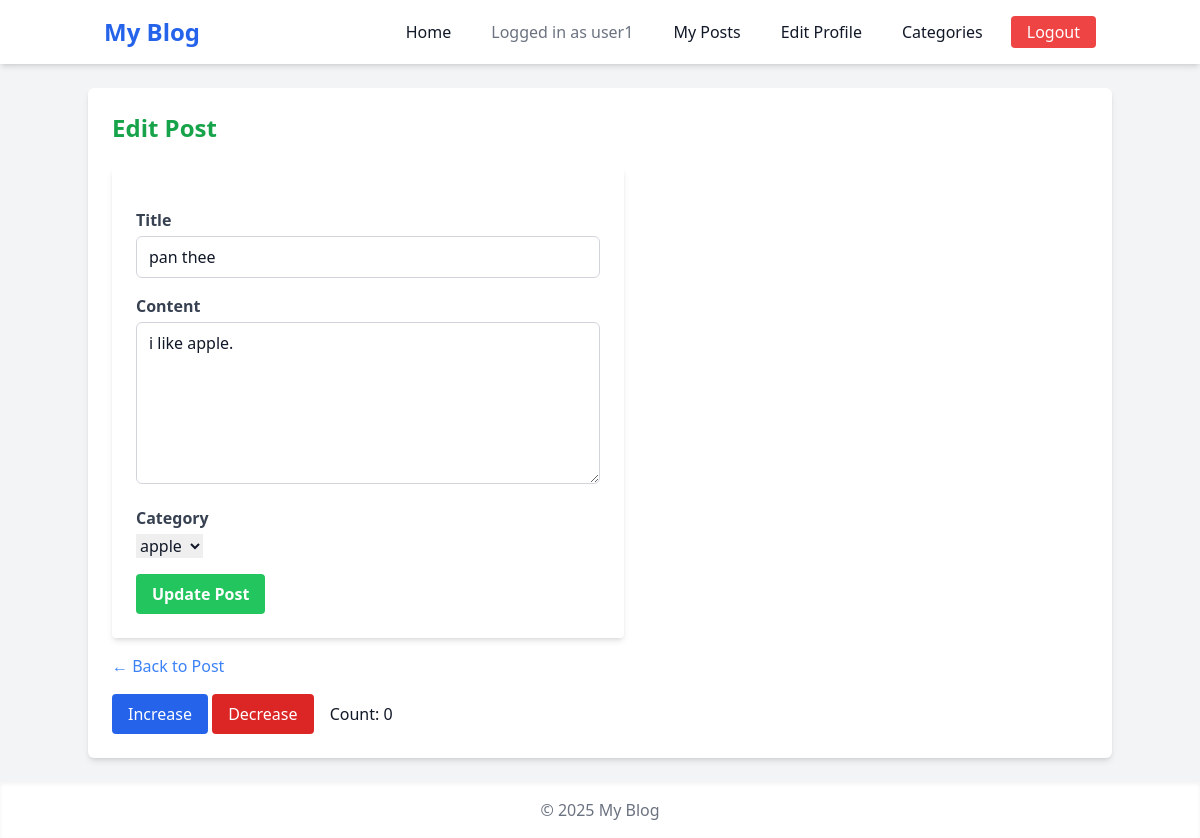
The app's page /post/123_panthee/edit/ (signed in) with its own data.
### blog/models.py (models this page shows, shortened)
class Post(models.Model):
    title = models.CharField(max_length=200)
    slug = models.SlugField(unique=True)
    content = models.TextField()
    category = models.ForeignKey(Category, on_delete=models.CASCADE)
    author = models.ForeignKey(User, on_delete=models.CASCADE, related_name='posts')
    created_at = models.DateTimeField(auto_now_add=True)

### blog/views.py (the view)
# urls.py: path("post/<slug:slug>/edit/", views.edit_post, name="edit_post"),
@login_required
def edit_post(request, slug):
    post = get_object_or_404(Post, slug=slug)
    if post.author != request.user:
        return redirect("blog/post_detail", slug=slug)  # only author can edit
    if request.method == "POST":
        form = PostForm(request.POST, instance=post)
        if form.is_valid():
            form.save()
            return redirect("blog/post_detail", slug=slug)
    else:
        form = PostForm(instance=post)
    return render(request, "blog/edit_post.html", {"form": form, "post": post})

### blog/forms.py
class PostForm(forms.ModelForm):
    class Meta:
        model = Post
        fields = ["title", "content", "category"]

### blog/models.py (called while the page is built)
    def __str__(self):
        return self.name

### blog/templates/blog/edit_post.html (shortened to what this page needs)
{% extends "base.html" %} {% block content %}
<h2 class="text-2xl font-bold mb-6 text-green-600">Edit Post</h2>
<form method="post" class="max-w-lg bg-white p-6 rounded shadow-md space-y-4">
  <div>
    <label for="id_title" class="block text-gray-700 font-semibold mb-1"
      >Title</label
    >
    <input
      type="text"
      name="title"
      id="id_title"
      class="w-full px-3 py-2 border border-gray-300 rounded-md focus:outline-none focus:ring-2 focus:ring-green-400 focus:border-green-400"
      value="{{ form.title.value|default_if_none:'' }}"
    />
  </div>
  <div>
    <label for="id_content" class="block text-gray-700 font-semibold mb-1"
      >Content</label
    >
    <textarea
      name="content"
      id="id_content"
      rows="6"
      class="w-full px-3 py-2 border border-gray-300 rounded-md focus:outline-none focus:ring-2 focus:ring-green-400 focus:border-green-400"
    >
{{ form.content.value|default_if_none:'' }}</textarea
    >
  </div>
  <div>
    <label for="id_category" class="block text-gray-700 font-semibold mb-1"
      >Category</label
    >
    {{ form.category }}
  </div>
  <button
    type="submit"
    class="mt-4 px-4 py-2 bg-green-500 text-white font-semibold rounded hover:bg-green-600 transition duration-200"
  >
    Update Post
  </button>
</form>
<a
  href="{% url 'post_detail' post.slug %}"
  class="mt-4 inline-block text-blue-500 hover:underline"
>
  &larr; Back to Post
</a>
{% endblock %}

### templates/base.html (shortened to what this page needs)
<!DOCTYPE html>
<html lang="en">
  <head>
    <script src="https://cdn.tailwindcss.com"></script>
  </head>
  <body class="bg-gray-100 text-gray-900 font-sans flex flex-col min-h-screen">
    <header class="bg-white shadow-md">
      <div class="container mx-auto flex justify-between items-center p-4">
        <h1 class="text-2xl font-bold text-blue-600">My Blog</h1>
        <nav class="flex items-center space-x-4">
          {% with request.path as current_path %}
          <a
            href="{% url 'post_list' %}"
            class="px-3 py-1 rounded hover:bg-blue-100 {% if current_path == '/' %}border-b-2 border-blue-600 font-semibold{% endif %}"
            >Home</a
          >
          {% if user.is_authenticated %}
          <span class="text-gray-500 px-3 py-1"
            >Logged in as {{ user.username }}</span
          >
          <a
            href="{% url 'user_posts' user.username %}"
            class="px-3 py-1 rounded hover:bg-yellow-100 {% if current_path == '/users/'|add:user.username|add:'/posts/' %}border-b-2 border-yellow-600 font-semibold{% endif %}"
            >My Posts</a
          >
          <a
            href="{% url 'edit_profile' %}"
            class="px-3 py-1 rounded hover:bg-green-100 {% if current_path == '/users/edit/' %}border-b-2 border-green-600 font-semibold{% endif %}"
          >
            Edit Profile
          </a>
          <a
            href="{% url 'category_list' %}"
            class="px-3 py-1 rounded hover:bg-purple-100 {% if current_path == '/categories/' %}border-b-2 border-purple-600 font-semibold{% endif %}"
            >Categories</a
          >
          <a
            href="{% url 'logout' %}"
            class="px-4 py-1 bg-red-500 text-white rounded hover:bg-red-600 transition duration-200"
            >Logout</a
          >
          {% endif %} {% endwith %}
        </nav>
      </div>
    </header>
    <main
      class="container mx-auto mt-6 p-6 bg-white rounded-md shadow-md flex-1"
    >
      {% block content %}{% endblock %}
      {% block session %}
      <div class="mt-4">
        <button
          id="increaseBtn"
          class="px-4 py-2 bg-blue-600 text-white rounded"
        >
          Increase
        </button>
        <button
          id="decreaseBtn"
          class="px-4 py-2 bg-red-600 text-white rounded"
        >
          Decrease
        </button>
        <span class="ml-3">Count: <span id="count">0</span></span>
      </div>
      {% endblock %}
    </main>
    <footer class="bg-white shadow-inner mt-6">
      <div class="container mx-auto p-4 text-center text-gray-500">
        © 2025 My Blog
      </div>
    </footer>
  </body>
</html>

### records on screen
Post: title "pan thee", content "i like apple.", category "apple"

### other values on screen
{{ user.username }} "user1"
